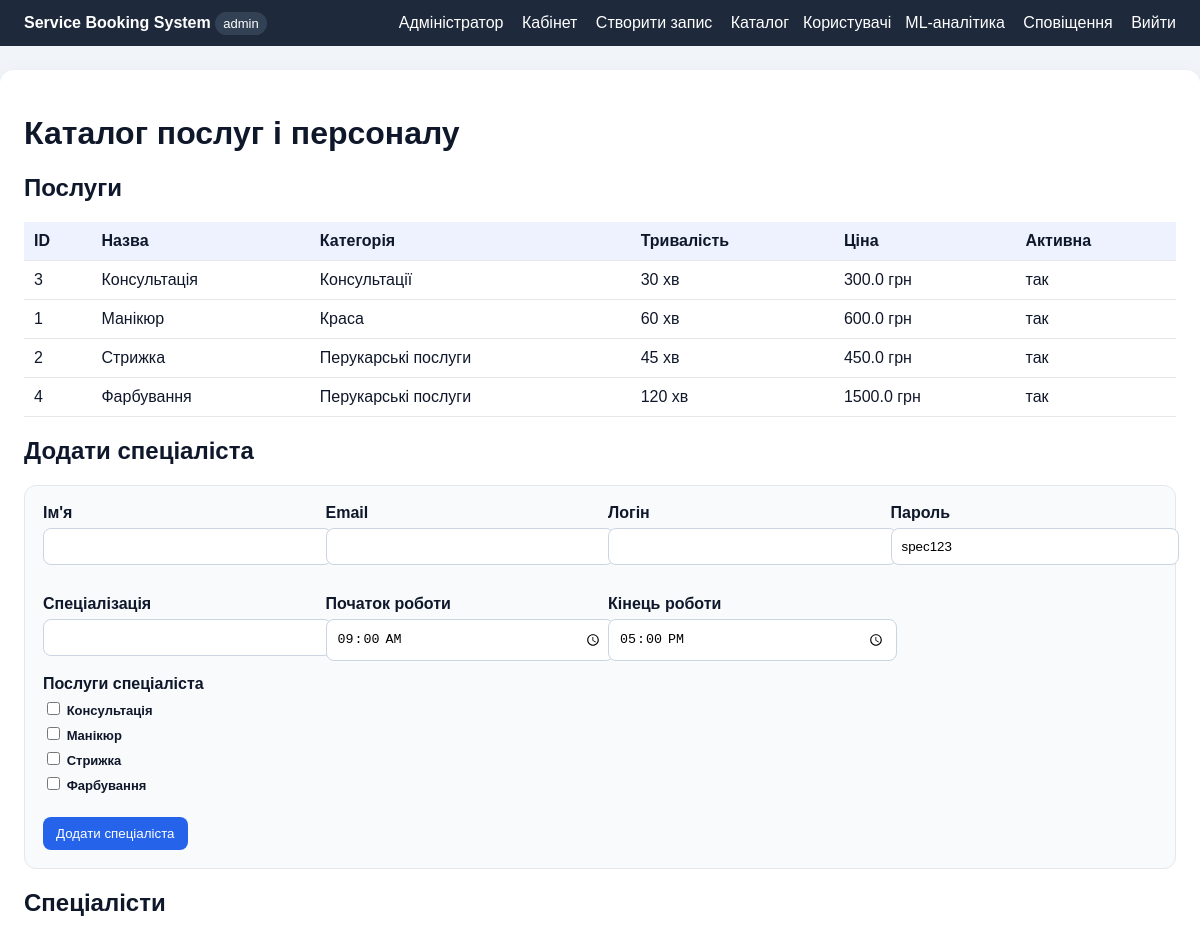
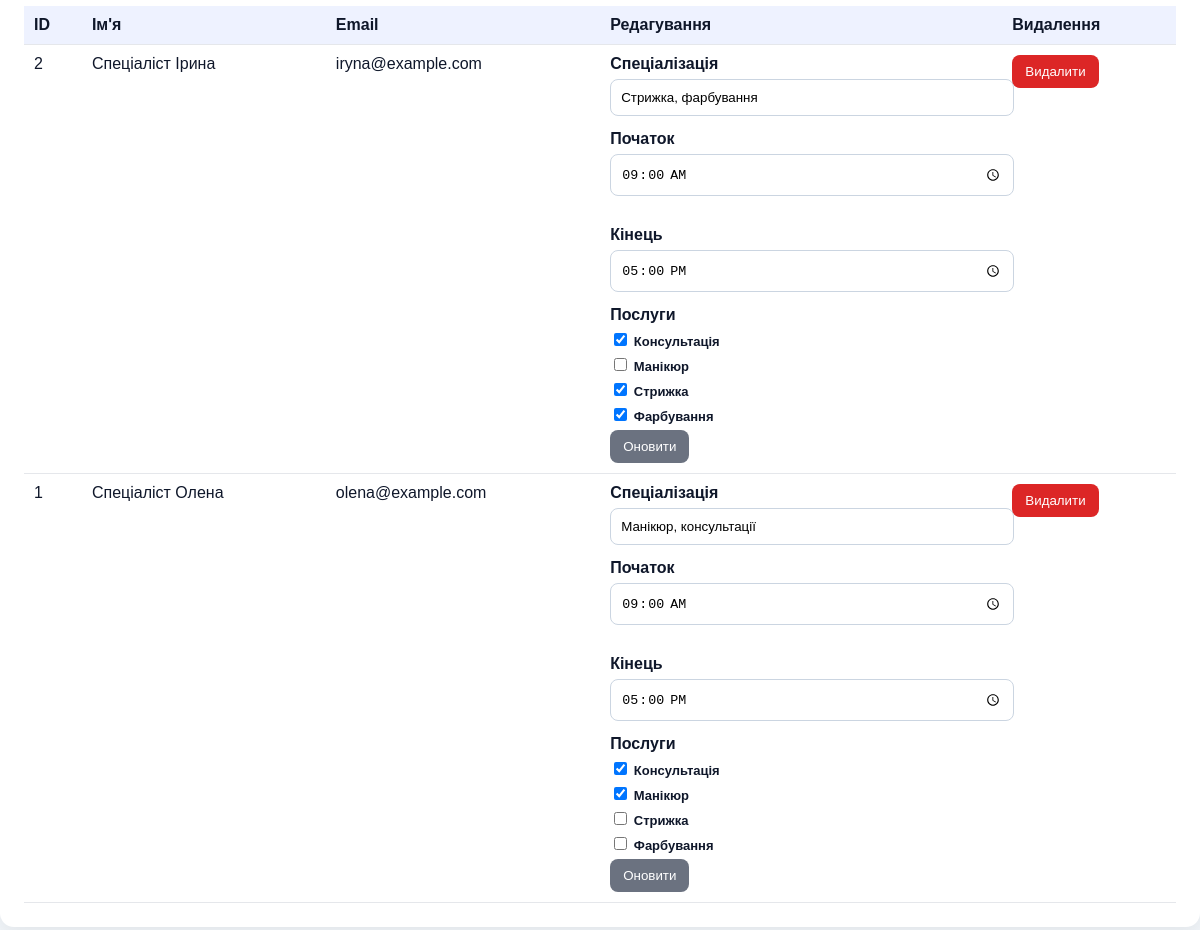
The app's page /catalog (signed in) with its own data (2 pictures, top to bottom).
### tables this page shows
CREATE TABLE services (
        id INTEGER PRIMARY KEY AUTOINCREMENT,
        name TEXT NOT NULL,
        category TEXT NOT NULL,
        duration_minutes INTEGER NOT NULL,
        price REAL NOT NULL,
        is_active INTEGER DEFAULT 1
    );

CREATE TABLE specialists (
        id INTEGER PRIMARY KEY AUTOINCREMENT,
        user_id INTEGER NOT NULL,
        specialization TEXT NOT NULL,
        work_start TEXT DEFAULT '09:00',
        work_end TEXT DEFAULT '17:00',
        FOREIGN KEY(user_id) REFERENCES users(id)
    );

CREATE TABLE users (
        id INTEGER PRIMARY KEY AUTOINCREMENT,
        name TEXT NOT NULL,
        email TEXT NOT NULL,
        login TEXT NOT NULL UNIQUE,
        password_hash TEXT NOT NULL,
        role TEXT NOT NULL CHECK(role IN ('client', 'admin', 'specialist')),
        status TEXT DEFAULT 'active',
        created_at TEXT DEFAULT CURRENT_TIMESTAMP
    );

### app/app.py (the view)
    @app.route("/catalog")
    @login_required
    @role_required("admin")
    def catalog():
        conn = get_connection()
        services = conn.execute("SELECT * FROM services ORDER BY name").fetchall()
        specialists = conn.execute("""
            SELECT specialists.id, users.name, users.email, specialists.specialization, specialists.work_start, specialists.work_end
            FROM specialists JOIN users ON users.id = specialists.user_id
            ORDER BY users.name
        """).fetchall()
        links = conn.execute("""
            SELECT sp.id AS specialist_id, GROUP_CONCAT(s.name, ', ') AS services
            FROM specialists sp
            LEFT JOIN specialist_services ss ON ss.specialist_id=sp.id
            LEFT JOIN services s ON s.id=ss.service_id
            GROUP BY sp.id
        """).fetchall()
        conn.close()
        service_map = {row["specialist_id"]: row["services"] for row in links}
        return render_template("catalog.html", services=services, specialists=specialists, service_map=service_map)

### app/db.py (called while the page is built)
def get_connection():
    DB_PATH.parent.mkdir(exist_ok=True)
    conn = sqlite3.connect(DB_PATH)
    conn.row_factory = sqlite3.Row
    return conn

### app/templates/catalog.html
{% extends 'base.html' %}
{% block content %}
<h1>Каталог послуг і персоналу</h1>
<h2>Послуги</h2>
<table><tr><th>ID</th><th>Назва</th><th>Категорія</th><th>Тривалість</th><th>Ціна</th><th>Активна</th></tr>{% for s in services %}<tr><td>{{ s.id }}</td><td>{{ s.name }}</td><td>{{ s.category }}</td><td>{{ s.duration_minutes }} хв</td><td>{{ s.price }} грн</td><td>{{ 'так' if s.is_active else 'ні' }}</td></tr>{% endfor %}</table>
<h2>Додати спеціаліста</h2>
<form method="post" action="{{ url_for('add_specialist') }}" class="card">
    <div class="cards">
        <div class="form-row"><label>Ім'я</label><input name="name" required></div>
        <div class="form-row"><label>Email</label><input name="email" type="email" required></div>
        <div class="form-row"><label>Логін</label><input name="login" required></div>
        <div class="form-row"><label>Пароль</label><input name="password" value="spec123" required></div>
        <div class="form-row"><label>Спеціалізація</label><input name="specialization" required></div>
        <div class="form-row"><label>Початок роботи</label><input name="work_start" type="time" value="09:00"></div>
        <div class="form-row"><label>Кінець роботи</label><input name="work_end" type="time" value="17:00"></div>
    </div>
    <label>Послуги спеціаліста</label>
    {% for s in services %}<label class="mini"><input style="width:auto" type="checkbox" name="service_ids" value="{{ s.id }}"> {{ s.name }}</label>{% endfor %}
    <br><button class="btn">Додати спеціаліста</button>
</form>
<h2>Спеціалісти</h2>
<table><tr><th>ID</th><th>Ім'я</th><th>Email</th><th>Редагування</th><th>Видалення</th></tr>
{% for sp in specialists %}
<tr>
<td>{{ sp.id }}</td><td>{{ sp.name }}</td><td>{{ sp.email }}</td>
<td>
<form method="post" action="{{ url_for('update_specialist', specialist_id=sp.id) }}">
    <div class="form-row"><label>Спеціалізація</label><input name="specialization" value="{{ sp.specialization }}"></div>
    <div class="cards">
        <div class="form-row"><label>Початок</label><input name="work_start" type="time" value="{{ sp.work_start }}"></div>
        <div class="form-row"><label>Кінець</label><input name="work_end" type="time" value="{{ sp.work_end }}"></div>
    </div>
    <label>Послуги</label>
    {% set current = (service_map.get(sp.id) or '') %}
    {% for s in services %}<label class="mini"><input style="width:auto" type="checkbox" name="service_ids" value="{{ s.id }}" {% if s.name in current %}checked{% endif %}> {{ s.name }}</label>{% endfor %}
    <button class="btn secondary">Оновити</button>
</form>
</td>
<td>
<form method="post" action="{{ url_for('delete_specialist', specialist_id=sp.id) }}" onsubmit="return confirm('Видалити спеціаліста?')">
    <button class="btn danger">Видалити</button>
</form>
</td>
</tr>
{% endfor %}
</table>
{% endblock %}

### app/templates/base.html (style rules this page uses)
body { font-family:Arial,sans-serif;margin:0;background:#f1f5f9;color:#0f172a }
table { width:100%;border-collapse:collapse;margin-top:16px }
th,td { padding:10px;border-bottom:1px solid #e5e7eb;text-align:left;vertical-align:top }
th { background:#eef2ff }
.btn { border:0;border-radius:8px;padding:9px 13px;background:#2563eb;color:white;cursor:pointer;text-decoration:none;display:inline-block }
.btn.secondary { background:#6b7280 }
.btn.danger { background:#dc2626 }
.cards { display:grid;grid-template-columns:repeat(auto-fit,minmax(230px,1fr));gap:16px }
.card { background:#f8fafc;border:1px solid #e5e7eb;padding:18px;border-radius:12px }
.form-row { margin-bottom:14px }
label { display:block;font-weight:600;margin-bottom:6px }
input,select { width:100%;padding:10px;border:1px solid #cbd5e1;border-radius:8px }
.mini { font-size:13px }

### records on screen
services: id "3", name "Консультація", category "Консультації", duration_minutes "30", price "300.0", is_active "так", name "☑"
services: id "1", name "Манікюр", category "Краса", duration_minutes "60", price "600.0", is_active "так", name "☑"
services: id "2", name "Стрижка", category "Перукарські послуги", duration_minutes "45", price "450.0", is_active "так", name "☑"
services: id "4", name "Фарбування", category "Перукарські послуги", duration_minutes "120", price "1500.0", is_active "так", name "☑"
specialists: id "2", name "Спеціаліст Ірина", email "iryna@example.com", specialization "Стрижка, фарбування", work_start "09:00", work_end "17:00"
specialists: id "1", name "Спеціаліст Олена", email "olena@example.com", specialization "Манікюр, консультації", work_start "09:00", work_end "17:00"

### other values on screen
{{ session.role }} "admin"
{{ session.name }} "Адміністратор"
